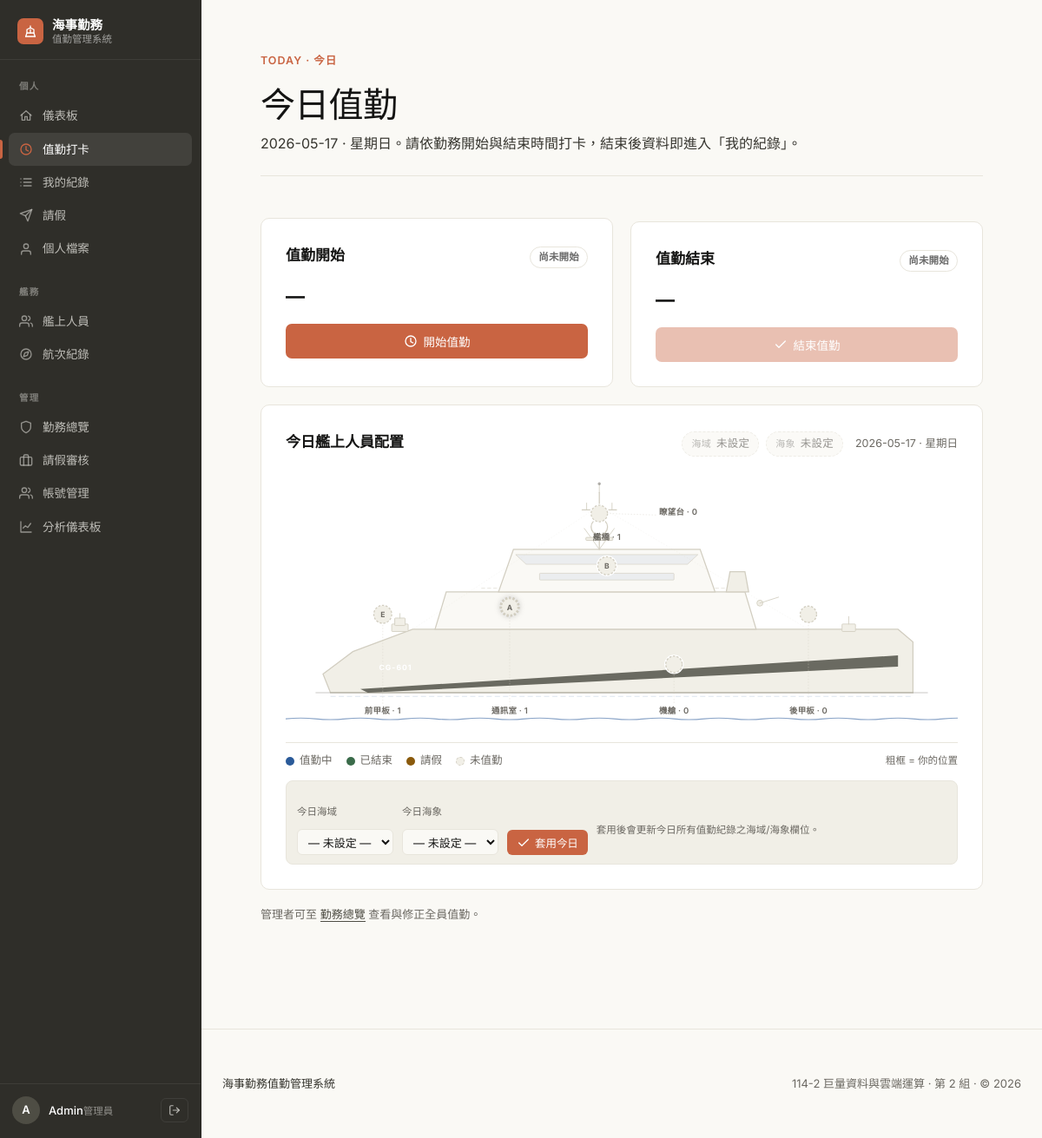
Screenshot of /punch.php (signed in) with the database file from the repository.
### tables this page shows
CREATE TABLE IF NOT EXISTS users (
  user_id INT AUTO_INCREMENT PRIMARY KEY,
  username VARCHAR(50) NOT NULL UNIQUE,
  password_hash VARCHAR(255) NOT NULL,
  full_name VARCHAR(100) NOT NULL,
  role ENUM('boss','admin','employee') NOT NULL DEFAULT 'employee',
  duty_position VARCHAR(20) NOT NULL DEFAULT '前甲板',
  is_active TINYINT(1) NOT NULL DEFAULT 1,
  created_at DATETIME NOT NULL DEFAULT CURRENT_TIMESTAMP
);

### punch.php (the view, shortened to what this page needs)
<?php
require 'db.php';
require 'ui.php';
$uid = (int)$_SESSION['user_id'];
$d   = date('Y-m-d');
$stmt = $pdo->prepare("SELECT * FROM attendance WHERE user_id=? AND work_date=? LIMIT 1");
$stmt->execute([$uid, $d]);
$a = $stmt->fetch();
$stmt = $pdo->prepare("SELECT leave_type FROM leaves WHERE user_id=? AND status='approved' AND date_from<=? AND date_to>=? LIMIT 1");
$stmt->execute([$uid, $d, $d]);
$lv = $stmt->fetchColumn();
$in  = $a['check_in'] ?? null;
$out = $a['check_out'] ?? null;
$can_in  = empty($in) && !$lv;
$can_out = (!empty($in) && empty($out)) && !$lv;
$weekday_zh = ['日','一','二','三','四','五','六'];
$wd = $weekday_zh[(int)date('w')];
?>
<!doctype html>
<html lang="zh-TW">
<head>
</head>
<body>
  <div class="wrap mid">
    <div class="grid2">
      <div class="card">
        <div class="card-head">
          <h2>值勤開始</h2>
          <?php if(!empty($in)): ?><span class="badge ok">已打卡</span><?php else: ?><span class="badge off">尚未開始</span><?php endif; ?>
        </div>
        <div class="t serif"><?= h($in ?? '—') ?></div>
        <form method="post" style="margin-top:8px;">
          <button class="btn primary" type="submit" style="width:100%;" <?= $can_in ? '' : 'disabled' ?>>
            <?= icon_svg('clock') ?>開始值勤
          </button>
        </form>
      </div>
      <div class="card">
        <div class="card-head">
          <h2>值勤結束</h2>
          <?php if(!empty($out)): ?><span class="badge ok">已結束</span><?php elseif(!empty($in)): ?><span class="badge warn">值勤中</span><?php else: ?><span class="badge off">尚未開始</span><?php endif; ?>
        </div>
        <div class="t serif"><?= h($out ?? '—') ?></div>
        <form method="post" style="margin-top:8px;">
          <button class="btn primary" type="submit" style="width:100%;" <?= $can_out ? '' : 'disabled' ?>>
            <?= icon_svg('check') ?>結束值勤
          </button>
        </form>
      </div>
    </div>
    <?php
    $today_zone = null; $today_sea = null;
    $st = $pdo->prepare("SELECT sea_state, COUNT(*) c FROM attendance WHERE work_date=? AND sea_state IS NOT NULL GROUP BY sea_state ORDER BY c DESC LIMIT 1");
    $st->execute([$d]);
    if (!$today_zone) $today_zone = $_SESSION['today_zone'] ?? null;
    if (!$today_sea)  $today_sea  = $_SESSION['today_sea']  ?? null;
    $zone_cls_map = ['港口'=>'zone-port','近海'=>'zone-near','外海'=>'zone-far'];
    $sea_cls_map  = ['平靜'=>'sea-calm','輕浪'=>'sea-light','中浪'=>'sea-med','大浪'=>'sea-rough'];
    $stmt = $pdo->prepare("
      SELECT u.user_id, u.full_name, u.duty_position,
             a.check_in, a.check_out,
             (SELECT leave_type FROM leaves lv
              WHERE lv.user_id=u.user_id AND lv.status='approved'
                AND lv.date_from<=? AND lv.date_to>=? LIMIT 1) AS leave_type
      FROM users u
      LEFT JOIN attendance a ON a.user_id=u.user_id AND a.work_date=?
      WHERE u.is_active=1
      ORDER BY u.user_id
    ");
    $stmt->execute([$d, $d, $d]);
    $crew_all = $stmt->fetchAll();
    $pos_groups = [];
    foreach ($crew_all as $cr) {
      $pos = $cr['duty_position'] ?: '前甲板';
      if ($cr['leave_type'])                                      $st = 'leave';
      elseif (!empty($cr['check_in']) && empty($cr['check_out'])) $st = 'on';
      elseif (!empty($cr['check_out']))                           $st = 'done';
      else                                                        $st = 'off';
      $pos_groups[$pos][] = [
        'name'  => $cr['full_name'],
        'uid'   => (int)$cr['user_id'],
        'status'=> $st,
        'is_me' => ((int)$cr['user_id'] === $uid),
      ];
    }
    $pos_coords = [
      '瞭望台' => ['cx'=>420, 'cy'=>60,  'cap'=>['x'=>500, 'y'=>62,  'leader'=>true, 'ta'=>'start' ]],
      '艦橋'   => ['cx'=>430, 'cy'=>130, 'cap'=>['x'=>430, 'y'=>95,  'ta'=>'middle']],
      '通訊室' => ['cx'=>300, 'cy'=>185, 'cap'=>['x'=>300, 'y'=>328, 'leader'=>true, 'ta'=>'middle']],
      '前甲板' => ['cx'=>130, 'cy'=>195, 'cap'=>['x'=>130, 'y'=>328, 'leader'=>true, 'ta'=>'middle']],
      '後甲板' => ['cx'=>700, 'cy'=>195, 'cap'=>['x'=>700, 'y'=>328, 'leader'=>true, 'ta'=>'middle']],
      '機艙'   => ['cx'=>520, 'cy'=>262, 'cap'=>['x'=>520, 'y'=>328, 'leader'=>true, 'ta'=>'middle']],
    ];
    function dot_pos($i, $n, $cx, $cy){
      $per_row = min($n, 3);
      $rows = (int)ceil($n / $per_row);
      $row = (int)floor($i / $per_row);
      $col = $i % $per_row;
      $items_this_row = ($row === $rows - 1) ? ($n - $row * $per_row) : $per_row;
      $offset_x = ($col - ($items_this_row - 1) / 2.0) * 36;
      $offset_y = ($row - ($rows - 1) / 2.0) * 28;
      return [$cx + $offset_x, $cy + $offset_y];
    }
    ?>
    <div class="card ship-card">
      <div class="card-head">
        <h2>今日艦上人員配置</h2>
        <div class="ship-conditions">
          <?php if ($today_zone): ?>
            <span class="cond-chip <?= h($zone_cls_map[$today_zone] ?? '') ?>"><span class="cond-k">海域</span><?= h($today_zone) ?></span>
          <?php else: ?>
            <span class="cond-chip unset"><span class="cond-k">海域</span>未設定</span>
          <?php endif; ?>
          <?php if ($today_sea): ?>
            <span class="cond-chip <?= h($sea_cls_map[$today_sea] ?? '') ?>"><span class="cond-k">海象</span><?= h($today_sea) ?></span>
          <?php else: ?>
            <span class="cond-chip unset"><span class="cond-k">海象</span>未設定</span>
          <?php endif; ?>
          <span class="muted" style="font-size:12.5px;margin-left:6px;"><?= h($d) ?> · 星期<?= h($wd) ?></span>
        </div>
      </div>
      <svg class="ship-svg" viewBox="0 0 900 360" xmlns="http://www.w3.org/2000/svg" role="img" aria-label="海巡署安平級巡防艦人員配置示意圖">
        <text class="sh-reg" x="125" y="270" text-anchor="start">CG-601</text>
        <?php foreach ($pos_coords as $pos_name => $c):
          $people = $pos_groups[$pos_name] ?? [];
          $n = count($people);
          $cap = $c['cap'];
        ?>
          <text class="sh-pos-lbl" x="<?= $cap['x'] ?>" y="<?= $cap['y'] ?>" text-anchor="<?= $cap['ta'] ?>"><?= h($pos_name) ?> · <?= h($n) ?></text>
          <?php if ($n === 0): ?>
            <circle class="sh-halo" cx="<?= $c['cx'] ?>" cy="<?= $c['cy'] ?>" r="13"/>
            <circle class="sh-dot off" cx="<?= $c['cx'] ?>" cy="<?= $c['cy'] ?>" r="11"/>
          <?php else: ?>
            <?php foreach ($people as $i => $person):
              [$cx, $cy] = dot_pos($i, $n, $c['cx'], $c['cy']);
              $st    = $person['status'];
              $init  = mb_substr($person['name'], 0, 1);
              $tfill = ($st === 'on' || $st === 'done') ? '#fff' : 'var(--muted)';
            ?>
              <g class="sh-crew-marker">
                <text class="sh-init" x="<?= round($cx, 1) ?>" y="<?= round($cy + 4, 1) ?>" text-anchor="middle" fill="<?= $tfill ?>"><?= h($init) ?></text>
              </g>
            <?php endforeach; ?>
          <?php endif; ?>
        <?php endforeach; ?>
      </svg>
      <div class="ship-legend">
        <span class="ship-legend-item"><span class="ship-legend-dot on"></span>值勤中</span>
        <span class="ship-legend-item"><span class="ship-legend-dot done"></span>已結束</span>
        <span class="ship-legend-item"><span class="ship-legend-dot leave"></span>請假</span>
        <span class="ship-legend-item"><span class="ship-legend-dot off"></span>未值勤</span>
        <span class="ship-legend-item ship-legend-me">粗框 = 你的位置</span>
      </div>
      <?php if (is_admin()): ?>
        <form method="post" class="ship-cond-form">
          <div>
            <label>今日海域</label>
            <select name="duty_zone">
              <option value="">— 未設定 —</option>
            </select>
          </div>
          <div>
            <label>今日海象</label>
            <select name="sea_state">
              <option value="">— 未設定 —</option>
            </select>
          </div>
          <button class="btn small primary" type="submit" name="act" value="set_cond"><?= icon_svg('check') ?>套用今日</button>
          <span class="cond-hint">套用後會更新今日所有值勤紀錄之海域/海象欄位。</span>
        </form>
      <?php endif; ?>
    </div>
    <?php if(is_admin()): ?>
      <div class="muted" style="margin-top:18px;font-size:13px;">
        管理者可至 <a class="inline" href="admin_status.php">勤務總覽</a> 查看與修正全員值勤。
      </div>
    <?php endif; ?>
  </div>
</body>
</html>

### rows the page displays
users: full_name "B"
users: full_name "A"
users: full_name "E"

### other values shown
$label "儀表板 值勤打卡 我的紀錄 請假 個人檔案 艦上人員 航次紀錄 勤務總覽 請假審核 帳號管理 分析儀表板"
$init "A"
$name "Admin"
role_name($role) "管理員"
$eyebrow "TODAY · 今日"
$title "今日值勤"
$subtitle "2026-05-17 · 星期日。請依勤務開始與結束時間打卡，結束後資料即進入「我的紀錄」。"
$in "—"
$out "—"
$d "2026-05-17"
$pos_name "瞭望台"
$n "0"
$pos_name "艦橋"
$n "1"
$pos_name "通訊室"
